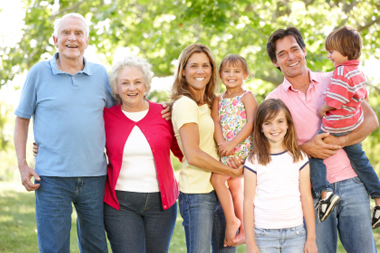
#> input picture ai/deepfakes/_data/Family.jpg, 380 x 253 px
$ python -i utilities.py   (imports and definitions only)
#> lines starting #> are read from the running program, lines starting #| are printed output that depends on the picture
import numpy as np
import cv2

# [82 lines left out: functions umeyama, random_transform, not called in this run]

def random_warp(image):
    assert image.shape == (256, 256, 3)
    range_ = np.linspace(128 - 120, 128 + 120, 5)
    mapx = np.broadcast_to(range_, (5, 5))
    mapy = mapx.T
    mapx = mapx + np.random.normal(size=(5, 5), scale=5)
    mapy = mapy + np.random.normal(size=(5, 5), scale=5)
    interp_mapx = cv2.resize(mapx, (80, 80))[8:72, 8:72].astype('float32')
    interp_mapy = cv2.resize(mapy, (80, 80))[8:72, 8:72].astype('float32')
    warped_image = cv2.remap(image, interp_mapx, interp_mapy, cv2.INTER_LINEAR)
    src_points = np.stack([mapx.ravel(), mapy.ravel()], axis=-1)
    dst_points = np.mgrid[0:65:16, 0:65:16].T.reshape(-1, 2)
    mat = umeyama(src_points, dst_points, True)[0:2]
    target_image = cv2.warpAffine(image, mat, (64, 64))
    return warped_image, target_image

# FIN

>>> import cv2
>>> picture = cv2.imread('../../_data/Family.jpg', cv2.IMREAD_GRAYSCALE)
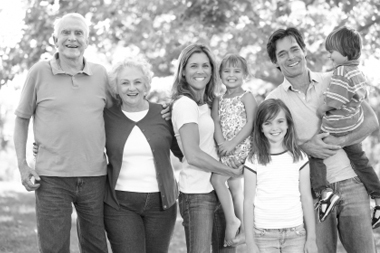
#> picture: shape (253, 380); min 4, max 255, mean 165.1
#> (the run stopped early here; a loop or call above may not have finished)

$ run again, on ai/deepfakes/_data/Man_Beard.jpg
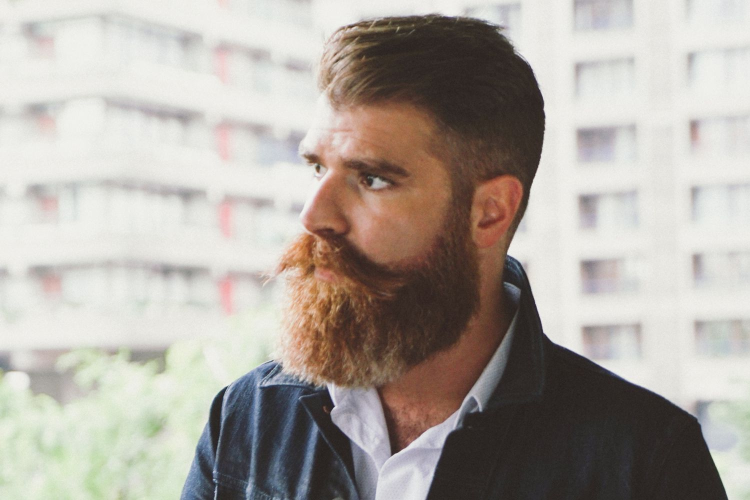
#> input picture ai/deepfakes/_data/Man_Beard.jpg, 1500 x 1000 px (shown at 1/2 size)
#> `picture = cv2.imread('../../_data/Family.jpg', cv2.IMREAD_GRAYSCALE)`:
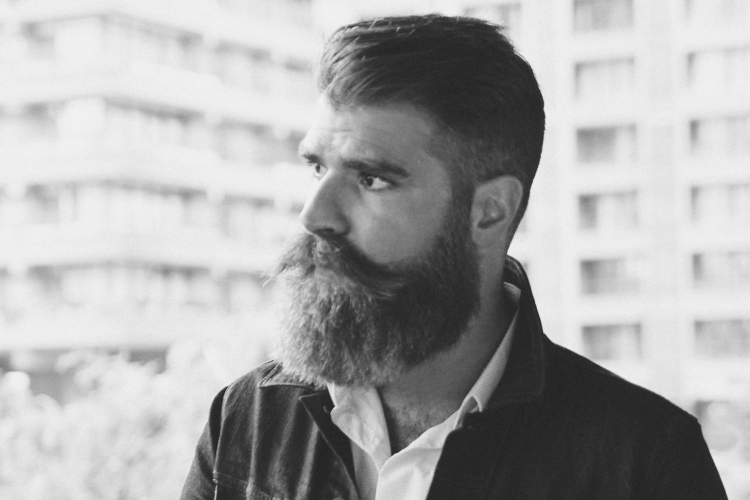
#> picture: shape (1000, 1500) (shown at 1/2 size); min 30, max 246, mean 169.6

$ run again, on ai/deepfakes/_data/Person_1.jpg
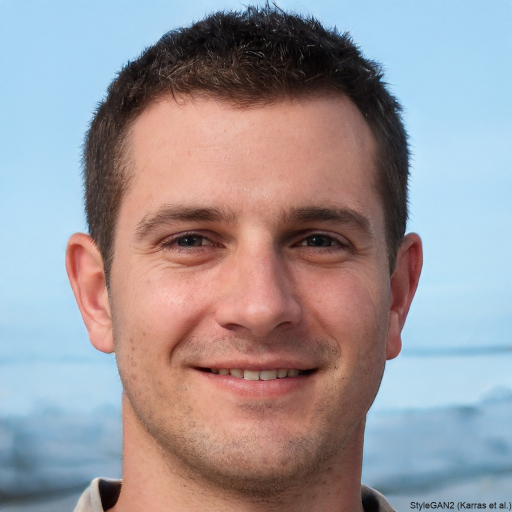
#> input picture ai/deepfakes/_data/Person_1.jpg, 1024 x 1024 px (shown at 1/2 size)
#> `picture = cv2.imread('../../_data/Family.jpg', cv2.IMREAD_GRAYSCALE)`:
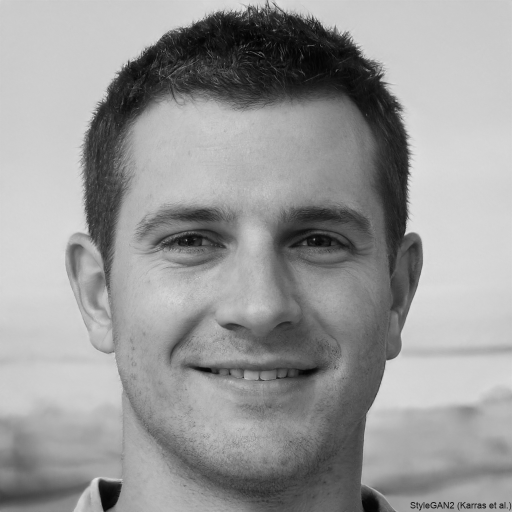
#> picture: shape (1024, 1024) (shown at 1/2 size); min 0, max 241, mean 152.4

$ run again, on ai/deepfakes/_data/nose_256.jpg
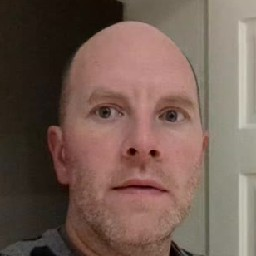
#> input picture ai/deepfakes/_data/nose_256.jpg, 256 x 256 px
#> `picture = cv2.imread('../../_data/Family.jpg', cv2.IMREAD_GRAYSCALE)`:
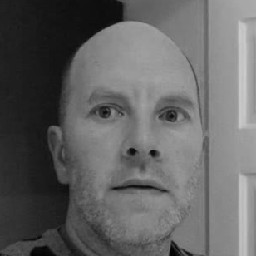
#> picture: shape (256, 256); min 0, max 204, mean 99.2
